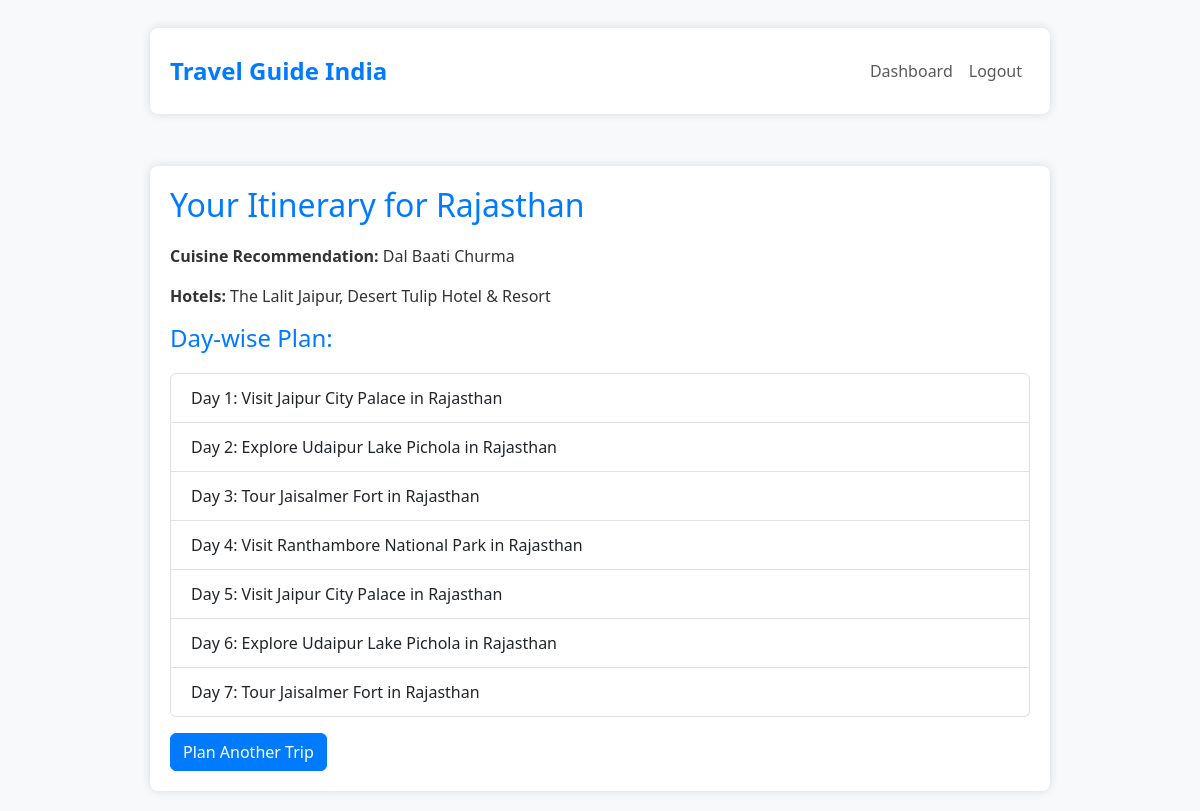
Screenshot of /itinerary/1 (signed in) with the database file from the repository.
### models.py (models this page shows)
class Recommendation(db.Model):
    __tablename__ = 'recommendation'
    id = db.Column(db.Integer, primary_key=True)
    user_id = db.Column(db.Integer, db.ForeignKey('user.id'), nullable=False)
    place = db.Column(db.String(100), nullable=False)
    cuisine = db.Column(db.String(100), nullable=False)
    hotels = db.Column(db.String(250), nullable=False)
    itinerary = db.Column(db.Text, nullable=False)
    user = db.relationship('User', backref=db.backref('recommendations', lazy=True))

### app.py (the view)
@app.route('/itinerary/<int:rec_id>', methods=['GET', 'POST'])
def itinerary(rec_id):
    if 'user_id' not in session:
        flash('Please log in to view itineraries.', 'warning')
        return redirect(url_for('login'))
    rec = Recommendation.query.get_or_404(rec_id)
    if rec.user_id != session['user_id']:
        flash('You do not have permission to view this itinerary.', 'danger')
        return redirect(url_for('dashboard'))
    form = FeedbackForm()
    if form.validate_on_submit():
        feedback_text = form.feedback.data
        flash('Thank you for your feedback!', 'success')
        return redirect(url_for('dashboard'))
    itinerary_list = rec.itinerary.split('\n')
    return render_template(
        'itinerary.html',
        form=form,
        rec=rec,
        itinerary_list=itinerary_list,
        username=session.get('username')
    )

### templates/itinerary.html
{% extends 'base.html' %}
{% block content %}
<h2>Your Itinerary for {{ rec.place }}</h2>
<p><strong>Cuisine Recommendation:</strong> {{ rec.cuisine }}</p>
<p><strong>Hotels:</strong> {{ rec.hotels }}</p>
<h4>Day-wise Plan:</h4>
<ul class="list-group">
  {% for day in itinerary_list %}
    <li class="list-group-item">{{ day }}</li>
  {% endfor %}
</ul>
<a href="{{ url_for('dashboard') }}" class="btn btn-primary mt-3">Plan Another Trip</a>
{% endblock %}

### templates/base.html (shortened to what this page needs)
<!DOCTYPE html>
<html lang="en">
<head>
  <link href="https://cdn.jsdelivr.net/npm/bootstrap@5.3.0/dist/css/bootstrap.min.css" rel="stylesheet">
  <link rel="stylesheet" href="{{ url_for('static', filename='css/style.css') }}">
</head>
<body>
  <nav class="navbar navbar-expand-lg navbar-light bg-light mb-4">
    <div class="container">
      <a class="navbar-brand" href="{{ url_for('index') }}">Travel Guide India</a>
      <div class="collapse navbar-collapse">
        <ul class="navbar-nav ms-auto">
          {% if session.get('user_id') %}
            <li class="nav-item"><a class="nav-link" href="{{ url_for('dashboard') }}">Dashboard</a></li>
            <li class="nav-item"><a class="nav-link" href="{{ url_for('logout') }}">Logout</a></li>
          {% else %}
            <li class="nav-item"><a class="nav-link" href="{{ url_for('login') }}">Login</a></li>
            <li class="nav-item"><a class="nav-link" href="{{ url_for('register') }}">Register</a></li>
          {% endif %}
        </ul>
      </div>
    </div>
  </nav>
  <div class="container">
    {% block content %}{% endblock %}
  </div>
</body>
</html>

### static/css/style.css (style rules this page uses)
body { background-color: #f8f9fa; font-family: 'Segoe UI', Tahoma, Geneva, Verdana, sans-serif; color: #333; }
.container { max-width: 900px; margin: 20px auto; padding: 20px; background-color: #ffffff; box-shadow: 0 0 10px rgba(0,0,0,0.13); border-radius: 8px; }
h2, h1, h4, .form-label { color: #007bff; margin-bottom: 20px; }
.navbar-brand { font-weight: 700; font-size: 1.5rem; color: #007bff !important; }
.list-group-item { font-size: 1rem; padding: 12px 20px; }
.btn-primary { background-color: #007bff; border-color: #007bff; }

### rows the page displays
Recommendation: place "Rajasthan", cuisine "Dal Baati Churma", hotels "The Lalit Jaipur, Desert Tulip Hotel & Resort"

### other values shown
{{ day }} "Day 1: Visit Jaipur City Palace in Rajasthan" "Day 2: Explore Udaipur Lake Pichola in Rajasthan" "Day 3: Tour Jaisalmer Fort in Rajasthan" "Day 4: Visit Ranthambore National Park in Rajasthan" "Day 5: Visit Jaipur City Palace in Rajasthan" "Day 6: Explore Udaipur Lake Pichola in Rajasthan" "Day 7: Tour Jaisalmer Fort in Rajasthan"
